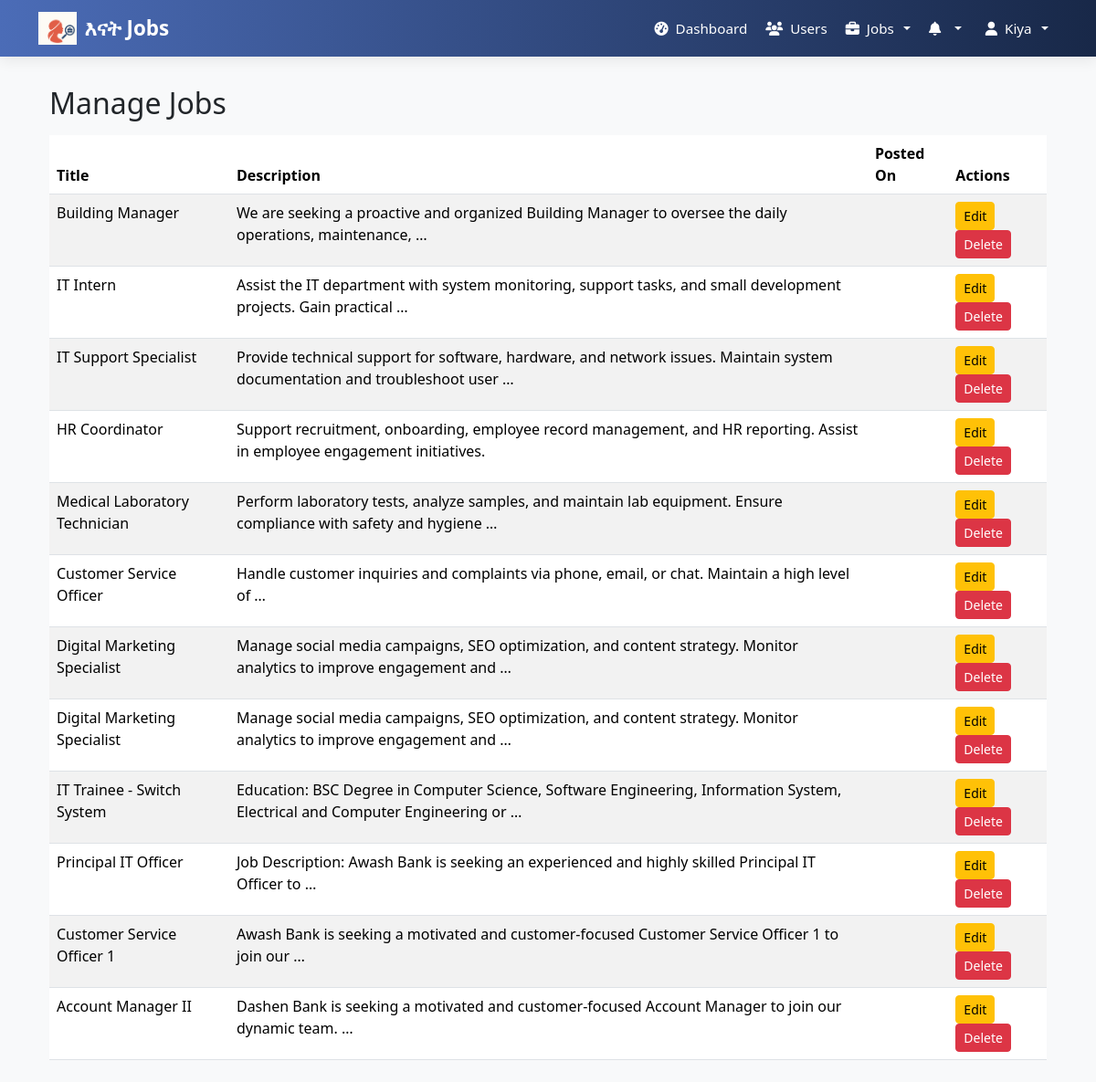
/manage_jobs/ (signed in), run on an earlier commit of the app's database.
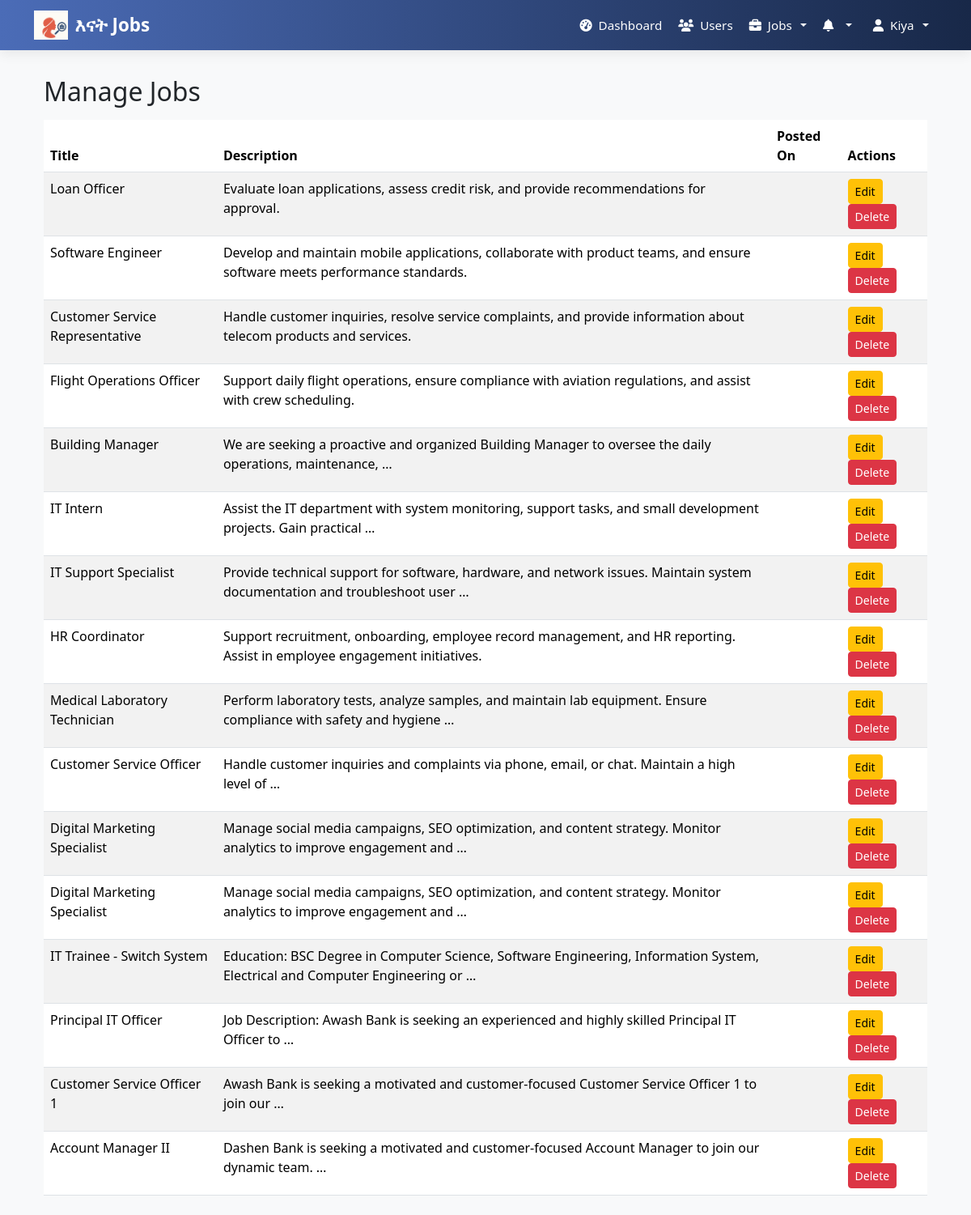
And on a later commit of the database.
### job/models.py (models this page shows, shortened)
class Job(models.Model):
    employer = models.ForeignKey(EmployerProfile, on_delete=models.CASCADE)
    title = models.CharField(max_length=255)
    description = models.TextField()
    category = models.ForeignKey(JobCategory, on_delete=models.SET_NULL, null=True)
    required_skills = models.ManyToManyField("Skill", blank=True)
    location = models.CharField(max_length=255)
    job_type = models.CharField(max_length=50, choices=[('full-time','Full-time'),('part-time','Part-time'),('internship','Internship')])
    salary_range = models.CharField(max_length=50, blank=True)
    posted_on = models.DateTimeField(auto_now_add=True)
    deadline = models.DateField()
    is_active = models.BooleanField(default=True)  # 👈 new field

### job/views.py (the view)
# urls.py: path('manage_jobs/',views.manage_jobs, name='manage_jobs'),
@role_required('admin')
def manage_jobs(request):
    jobs = Job.objects.all().order_by('-posted_on')  # newest first
    context = {
        'jobs':jobs
    }
    return render(request, 'job/manage_jobs.html', context)

### job/context_processors.py (called while the page is built)
def notifications(request):
    if request.user.is_authenticated:
        all_notifications = request.user.notifications_received.order_by('-created_at')
        return {
            'notifications': all_notifications
        }
    return {}

def notification_count(request):
    if request.user.is_authenticated:
        count = Notification.objects.filter(recipient=request.user, is_read=False).count()
        return {'notifications_unread_count': count}
    return {'notifications_unread_count': 0}

### job/templates/job/manage_jobs.html
{% extends "seeker_base.html" %}
{% block content %}
<div class="container mt-4">
    <h2 class="mb-3">Manage Jobs</h2>
    {% if jobs %}
        <table class="table table-striped">
            <thead>
                <tr>
                    <th>Title</th>
                    <th>Description</th>
                    <th>Posted On</th>
                    <th>Actions</th>
                </tr>
            </thead>
            <tbody>
                {% for job in jobs %}
                <tr>
                    <td>{{ job.title }}</td>
                    <td>{{ job.description|truncatewords:15 }}</td>
                    <td>{{ job.created_at|date:"M d, Y" }}</td>
                    <td>
                        <a href="{% url 'edit_job' job.id %}" class="btn btn-sm btn-warning">Edit</a>
                        <a href="{% url 'delete_job_admin' job.id %}"
                           class="btn btn-sm btn-danger"
                           onclick="return confirm('Are you sure you want to delete this job?');">
                           Delete
                        </a>
                    </td>
                </tr>
                {% endfor %}
            </tbody>
        </table>
    {% else %}
        <p>No jobs posted yet.</p>
    {% endif %}
</div>
{% endblock %}

What changed in the data, as far as the page shows it:
added Job: title "Loan Officer", description "Evaluate loan applications, assess credit risk, and provide recommendations for approval."
added Job: title "Software Engineer", description "Develop and maintain mobile applications, collaborate with product teams, and ensure software meets performance standards."
added Job: title "Customer Service Representative", description "Handle customer inquiries, resolve service complaints, and provide information about telecom products and services."
added Job: title "Flight Operations Officer", description "Support daily flight operations, ensure compliance with aviation regulations, and assist with crew scheduling."
